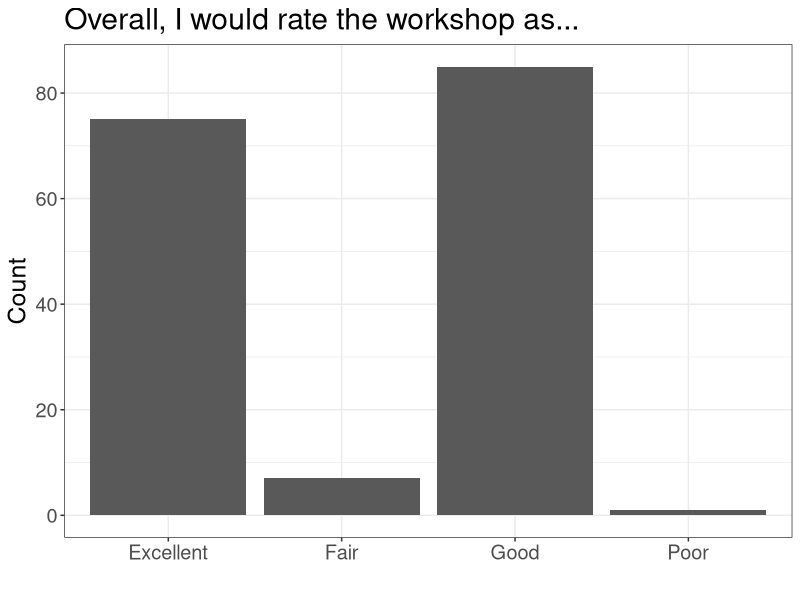
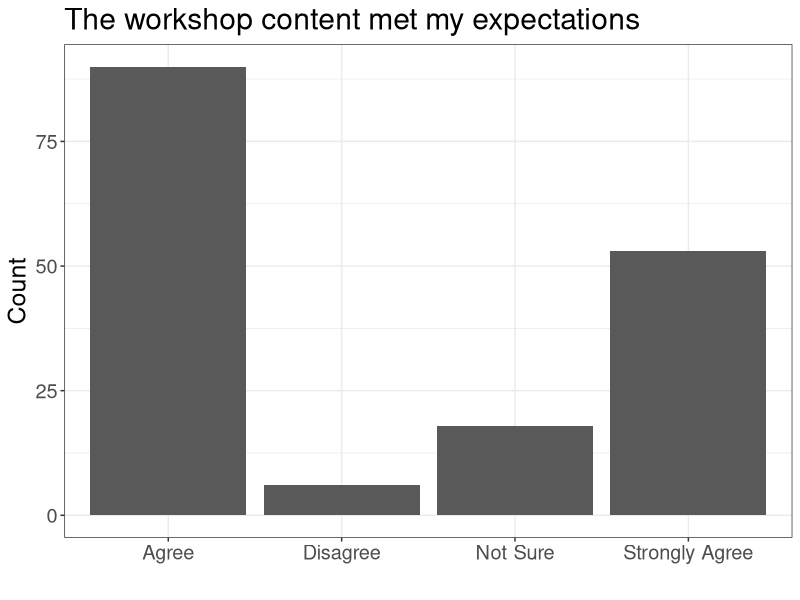
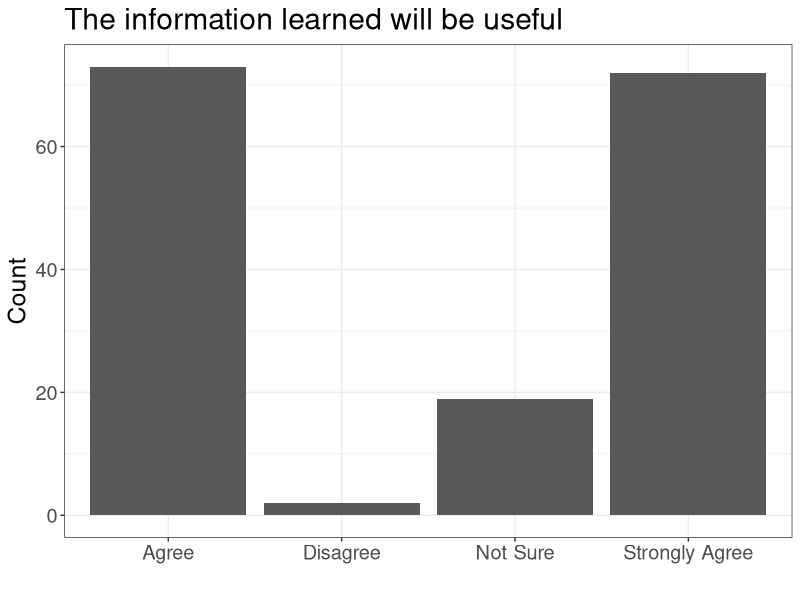
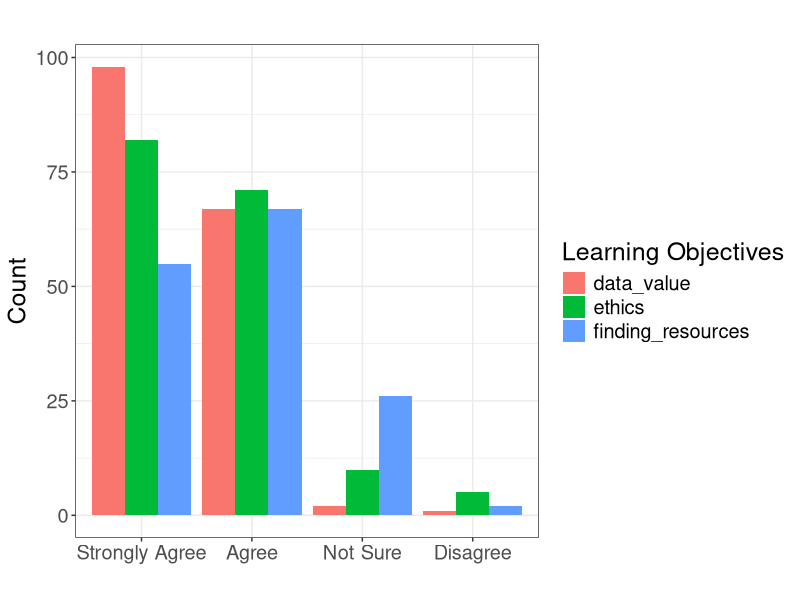

These charts were generated, in order, by the following R code:
library(tidyverse)

#Read data
data<-read_csv("data/researchERS_assessment_data.csv")

#Calculates the number of responses for each field
sum(!is.na(data$data_value))
sum(!is.na(data$ethics))
sum(!is.na(data$finding_resources))
sum(!is.na(data$Overall))
sum(!is.na(data$useful))
sum(!is.na(data$expectations))

#plot "Overall"
overall<-filter(data, !is.na(Overall))%>%
  ggplot(aes(x = Overall))+
  geom_bar()+
  labs(title = "Overall, I would rate the workshop as...",
       x = "", 
       y = "Count")+
  theme_bw()+
  theme(text = element_text(size = 18))

ggsave("plots/overall.jpg", 
       overall, 
       dpi = 1200, 
       device = "jpeg")

#plot "expectations"
expectations<-filter(data, !is.na(expectations))%>%
  ggplot(aes(x = expectations))+
  geom_bar()+
  labs(title = "The workshop content met my expectations",
       x = "", 
       y = "Count")+
  theme_bw()+
  theme(text = element_text(size = 18))

ggsave("plots/expectations.jpg", 
       expectations, 
       dpi = 1200, 
       device = "jpeg")

#plot "useful"
useful<-filter(data, !is.na(useful))%>%
  ggplot(aes(x = useful))+
  geom_bar()+
  labs(title = "The information learned will be useful",
       x = "", 
       y = "Count")+
  theme_bw()+
  theme(text = element_text(size = 18))

ggsave("plots/useful.jpg", 
       useful,
       dpi = 1200, 
       device = "jpeg")

#reshape learning objective data

los<-data%>%
  select(data_value, ethics, finding_resources)%>%
  gather(key = LO, 
         value = Response)%>%
  mutate(Response = recode_factor(Response,
                                "Strongly Agree" = "Strongly Agree", 
                                "Agree" ="Agree", 
                                "Not Sure" = "Not Sure",
                                "not Sure" = "Not Sure",
                                "Disagree" = "Disagree"))

#plot learning objectives
learning_obj<-filter(los, !is.na(Response))%>%
  ggplot(aes(x = Response, 
           fill = LO))+
  geom_bar(position=position_dodge())+
  labs(title = "",
       x = "", 
       y = "Count")+
  theme_bw()+
  theme(text = element_text(size = 18))+ 
  scale_fill_discrete(name = "Learning Objectives")

ggsave("Plots/learning_objectives.jpg", 
       learning_obj, 
       width = 10, 
       height = 7, 
       dpi = 1200, 
       device = "jpeg")
